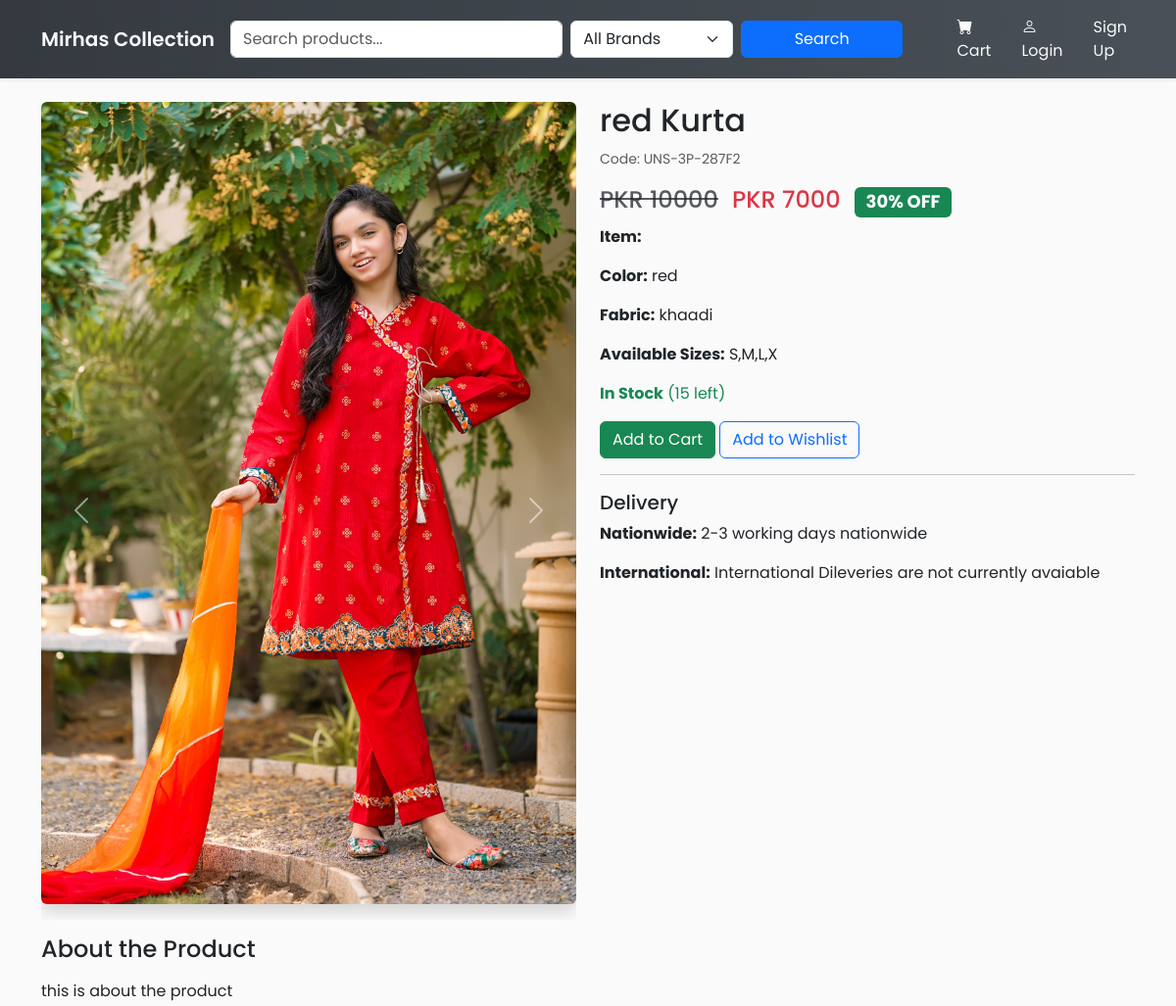
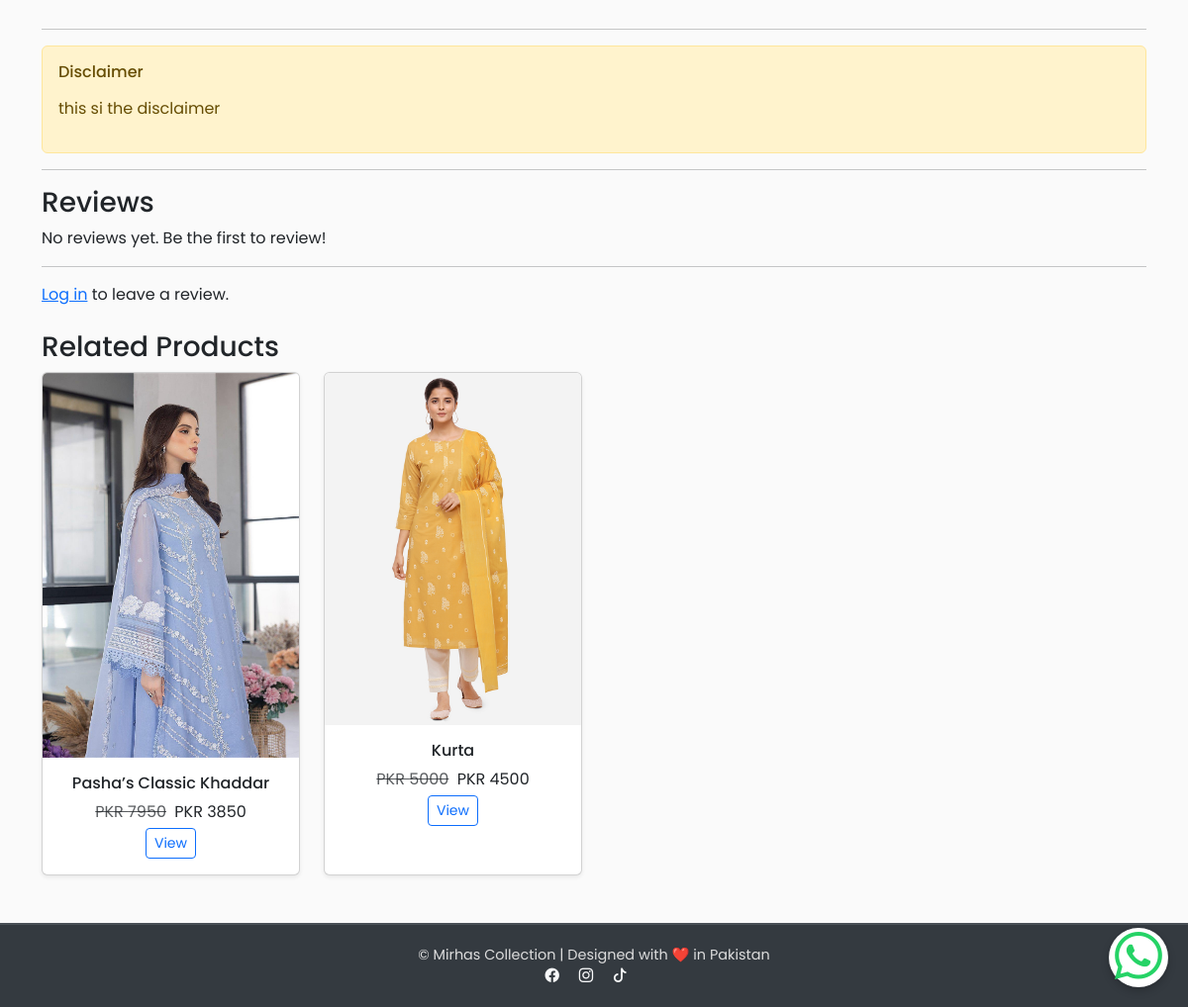
Page /product/red-kurta/ on the committed database (2 pictures, top to bottom).
### store/models.py (models this page shows, shortened)
class Product(models.Model):
    PRODUCT_TYPE_CHOICES = [
        ("stitched", "Stitched"),
        ("unstitched", "Unstitched"),
    ]
    PIECE_TYPE_CHOICES = [
        ("2-piece", "2 Piece"),
        ("3-piece", "3 Piece"),
    ]
    name = models.CharField(max_length=200)
    product_code = models.CharField(
        max_length=30,
        unique=True,
        editable=False,
        blank=True,
        help_text="Auto-generated unique SKU"
    )
    slug = models.SlugField(max_length=220, unique=True, blank=True)
    description = models.TextField(blank=True)
    about_product = models.TextField(blank=True, help_text="Detailed description for 'About the Product'")
    disclaimer = models.TextField(blank=True, help_text="Disclaimer for product")
    price = models.DecimalField(max_digits=10, decimal_places=2)
    discount_price = models.DecimalField(max_digits=10, decimal_places=2, null=True, blank=True)
    percentage_price = models.DecimalField(
        max_digits=5, decimal_places=2, null=True, blank=True,
        help_text="Stores the discount percentage (auto-calculated)"
    )
    product_type = models.CharField(max_length=20, choices=PRODUCT_TYPE_CHOICES, default="unstitched")
    piece_type = models.CharField(max_length=20, choices=PIECE_TYPE_CHOICES, default="3-piece")
    category = models.ForeignKey("Category", on_delete=models.SET_NULL, null=True, blank=True)
    fabric = models.CharField(max_length=100, blank=True, help_text="e.g. Lawn, Cotton, Silk")
    color = models.CharField(max_length=100, blank=True)
    sizes = models.CharField(max_length=100, blank=True, help_text="Comma-separated sizes e.g. S,M,L,XL")
    stock = models.PositiveIntegerField(default=0)
    is_active = models.BooleanField(default=True)
    image1 = models.ImageField(upload_to="products/", blank=True, null=True)
    image2 = models.ImageField(upload_to="products/", blank=True, null=True)
    delivery_nationwide = models.CharField(max_length=100, default="2-3 working days nationwide")
    delivery_international = models.CharField(max_length=100, default="International Dileveries are not currently avaiable")
    created_at = models.DateTimeField(auto_now_add=True)
    class Meta:
        ordering = ['-created_at']
    @property
    def discount_percentage(self):
        return int(self.percentage_price or 0)

### store/views.py (the view)
# urls.py: path('product/<slug:slug>/', views.product_detail, name='product_detail'),
def product_detail(request, slug):
    product = get_object_or_404(Product, slug=slug, is_active=True)
    reviews = product.reviews.all().order_by("-created_at")
    if request.method == "POST":
        if not request.user.is_authenticated:
            messages.error(request, "You need to log in to leave a review.")
            return redirect("login")
        form = ReviewForm(request.POST)
        if form.is_valid():
            review = form.save(commit=False)
            review.product = product
            review.user = request.user
            review.save()
            messages.success(request, "Review added successfully!")
            return redirect("product_detail", slug=slug)
    else:
        form = ReviewForm()
    related_products = Product.objects.filter(
        category=product.category, is_active=True
    ).exclude(id=product.id)[:4]
    return render(request, "store/product_detail.html", {
        "product": product,
        "reviews": reviews,
        "form": form,
        "related_products": related_products,
    })

### store/forms.py
class ReviewForm(forms.ModelForm):
    class Meta:
        model = Review
        fields = ['rating', 'title', 'body']
        widgets = {
            'rating': forms.HiddenInput(),  # ⭐ use hidden field, JS will set the value
            'title': forms.TextInput(attrs={'class': 'form-control'}),
            'body': forms.Textarea(attrs={'class': 'form-control', 'rows': 4}),
        }

### store/templates/store/product_detail.html (shortened to what this page needs)
{% extends 'base.html' %}
{% block content %}
<div class="row">
  <div class="col-md-6">
    {% if product.image1 %}
      <div id="productCarousel{{ product.id }}" class="carousel slide" data-bs-ride="carousel">
  <div class="carousel-inner">
    {% if product.image1 %}
    <div class="carousel-item active">
      <img src="{{ product.image1.url }}" class="d-block w-100 img-fluid rounded shadow mb-3" alt="{{ product.name }}">
    </div>
    {% endif %}
  </div>
  <button class="carousel-control-prev" type="button" data-bs-target="#productCarousel{{ product.id }}" data-bs-slide="prev">
    <span class="carousel-control-prev-icon" aria-hidden="true"></span>
  </button>
  <button class="carousel-control-next" type="button" data-bs-target="#productCarousel{{ product.id }}" data-bs-slide="next">
    <span class="carousel-control-next-icon" aria-hidden="true"></span>
  </button>
</div>
 {% endif %}
    <div class="mt-3">
      <h4>About the Product</h4>
      <p>{{ product.about_product|linebreaks }}</p>
    </div>
  </div>
  <div class="col-md-6">
    <h2>{{ product.name }}</h2>
    <p><small class="text-muted">Code: {{ product.product_code }}</small></p>
    <h4>
      {% if product.discount_price %}
        <span class="text-muted text-decoration-line-through">PKR {{ product.price|floatformat:0 }}</span>
        <span class="text-danger ms-2">PKR {{ product.discount_price|floatformat:0 }}</span>
        <span class="badge bg-success ms-2">{{ product.discount_percentage }}% OFF</span>
      {% else %}
        <span class="text-dark">PKR {{ product.price|floatformat:0 }}</span>
      {% endif %}
    </h4>
    <p><strong>Item:</strong> {{ product.get_suit_type_display }}</p>
    {% if product.color %}<p><strong>Color:</strong> {{ product.color }}</p>{% endif %}
    {% if product.fabric %}<p><strong>Fabric:</strong> {{ product.fabric }}</p>{% endif %}
    {% if product.sizes %}<p><strong>Available Sizes:</strong> {{ product.sizes }}</p>{% endif %}
    {% if product.stock > 0 %}
      <p class="text-success"><strong>In Stock</strong> ({{ product.stock }} left)</p>
    {% else %}
      <p class="text-danger"><strong>Out of Stock</strong></p>
    {% endif %}
    <a href="{% url 'add_to_cart' product.id %}" class="btn btn-success">Add to Cart</a>
    <a href="{% url 'add_to_wishlist' product.id %}" class="btn btn-outline-primary">Add to Wishlist</a>
    <hr>
    <h5>Delivery</h5>
    <p><strong>Nationwide:</strong> {{ product.delivery_nationwide }}</p>
    <p><strong>International:</strong> {{ product.delivery_international }}</p>
  </div>
</div>
<hr>
<div class="alert alert-warning mt-3">
  <h6>Disclaimer</h6>
  <p>{{ product.disclaimer|linebreaks }}</p>
</div>
<hr>
<h3>Reviews</h3>
{% for review in reviews %}
  <div class="card mb-2">
    <div class="card-body">
      <div class="mb-2">
        {% for _ in "12345" %}
          {% if forloop.counter <= review.rating %}
            <span class="text-warning">&#9733;</span>
          {% else %}
            <span class="text-muted">&#9733;</span>
          {% endif %}
        {% endfor %}
      </div>
      <h5 class="mb-1">{{ review.title }}</h5>
      <p class="mb-2">{{ review.body }}</p>
      <small class="text-muted">
        By {{ review.user.username }} on {{ review.created_at|date:"M d, Y H:i" }}
      </small>
    </div>
  </div>
{% empty %}
  <p>No reviews yet. Be the first to review!</p>
{% endfor %}
<hr>
{% if user.is_authenticated %}
  <h4>Leave a Review</h4>
  <form method="post">
    {% csrf_token %}
    <div class="mb-3">
      <label>Your Rating</label><br>
      <div id="star-rating" class="star-rating">
        {% for _ in "12345" %}
          <span class="star" data-value="{{ forloop.counter }}">&#9733;</span>
        {% endfor %}
      </div>
      {{ form.rating }}
    </div>
    <div class="mb-3">
      {{ form.title.label_tag }}{{ form.title }}
    </div>
    <div class="mb-3">
      {{ form.body.label_tag }}{{ form.body }}
    </div>
    <button type="submit" class="btn btn-primary">Submit Review</button>
  </form>
{% else %}
  <p><a href="{% url 'login' %}">Log in</a> to leave a review.</p>
{% endif %}
<h3 class="mt-4">Related Products</h3>
<div class="row">
  {% for related in related_products %}
    <div class="col-md-3 col-6 mb-4">
      <div class="card h-100 shadow-sm">
        {% if related.image1 %}
          <a href="{% url 'product_detail' related.slug %}">
            <img src="{{ related.image1.url }}" class="card-img-top" alt="{{ related.name }}">
          </a>
        {% endif %}
        <div class="card-body text-center">
          <h6 class="card-title">{{ related.name|truncatechars:40 }}</h6>
          <p class="mb-1">
            {% if related.discount_price %}
              <span class="text-muted text-decoration-line-through">PKR {{ related.price|floatformat:0 }}</span>
              <span class="ms-1">PKR {{ related.discount_price|floatformat:0 }}</span>
            {% else %}
              PKR {{ related.price|floatformat:0 }}
            {% endif %}
          </p>
          <a href="{% url 'product_detail' related.slug %}" class="btn btn-sm btn-outline-primary">View</a>
        </div>
      </div>
    </div>
  {% empty %}
    <p>No related products available.</p>
  {% endfor %}
</div>
{% endblock %}

### templates/base.html (style rules this page uses)
body { font-family: 'Poppins', sans-serif; display: flex; flex-direction: column; min-height: 100vh; background-color: #fafafa; }

### rows in the picture
Product: image1 (picture), about_product "this is about the product", name "red Kurta", product_code "UNS-3P-287F2", price "10000", discount_price "7000", discount_percentage "30", color "red", fabric "khaadi", sizes "S,M,L,X", stock "15", delivery_nationwide "2-3 working days nationwide", delivery_international "International Dileveries are not currently avaiable", disclaimer "this si the disclaimer"
Product: image1 (picture), name "Pasha’s Classic Khaddar", price "7950", discount_price "3850"
Product: image1 (picture), name "Kurta", price "5000", discount_price "4500"
